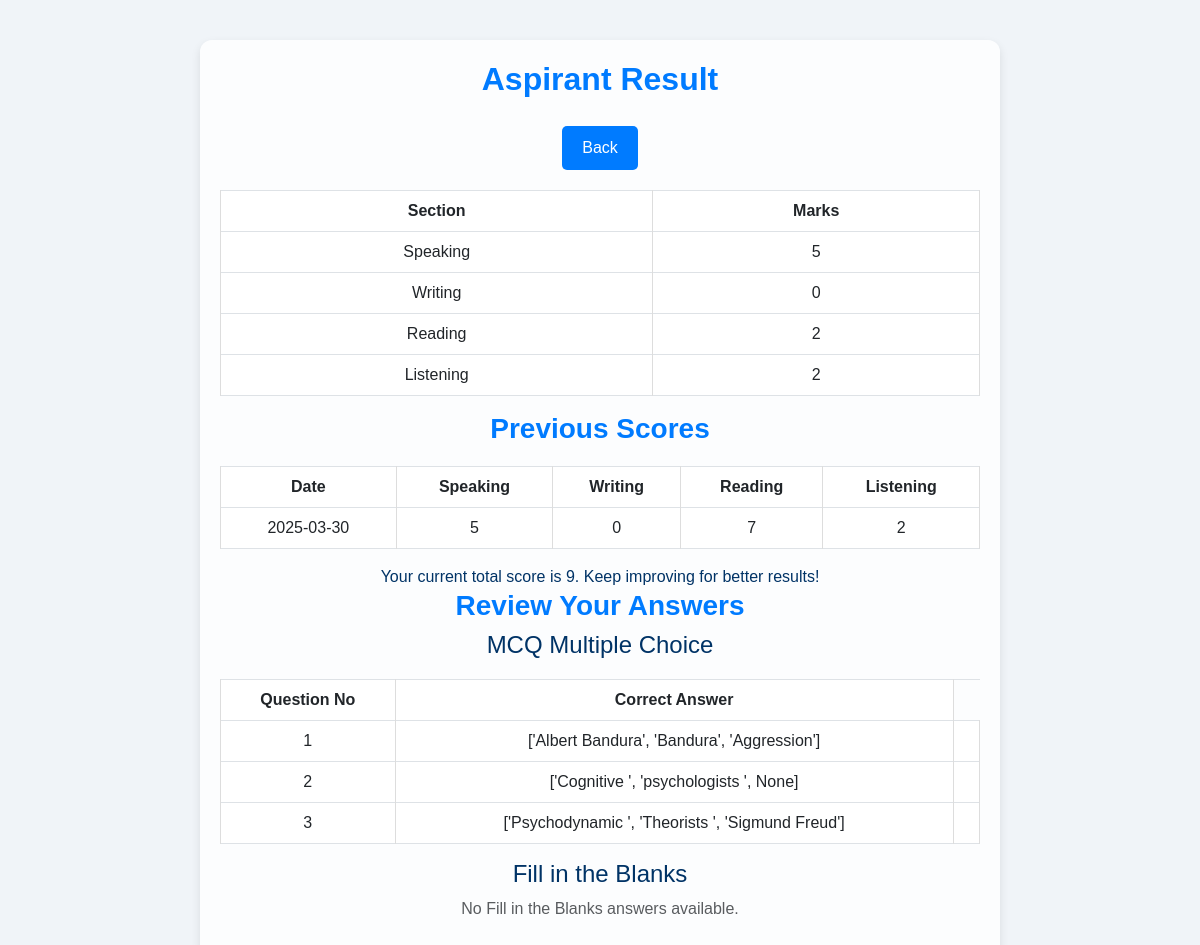
Screenshot of /aspirant/aspirant_result/ (signed in) with the database file from the repository.
### aspirant/models.py (models this page shows, shortened)
class Final_Result(models.Model):
    speaking = models.IntegerField(null=True, blank=True, default=0)
    writing = models.IntegerField(null=True, blank=True, default=0)
    reading = models.IntegerField(null=True, blank=True, default=0)
    listening = models.IntegerField(null=True, blank=True, default=0)
    student = models.ForeignKey(User, on_delete=models.CASCADE, related_name="results")

class ResultHistory(models.Model):
    student = models.ForeignKey(User, on_delete=models.CASCADE) # Track user
    writing = models.IntegerField()
    reading = models.IntegerField()
    speaking = models.IntegerField()
    listening = models.IntegerField()
    attempted_on = models.DateTimeField(auto_now_add=True) # Store attempt time

### aspirant/views.py (the view, shortened to what this page needs)
# urls.py: path('aspirant_result/', aspirant_result, name='aspirant_result'),
@login_required(login_url='aspirant_login')
def aspirant_result(request):
    user = request.user  # Calculate latest marks (same as before)
    listening_fill_marks = sum(listening.mark for listening in ListeningFillBlanksSubmit.objects.filter(student=user))
    listening_mcq_marks = sum(listening.mark for listening in ListeningMCQSingleSubmit.objects.filter(student=user))
    listening_summary_marks = sum(
        listening.mark for listening in ListeningCorrectSummarySubmit.objects.filter(student=user))
    total_listening_marks = listening_fill_marks + listening_mcq_marks + listening_summary_marks
    speaking_loud = sum(read.mark for read in Read_aloud_submit.objects.filter(student=user))
    speaking_short = sum(read.mark for read in Short_answer_submit.objects.filter(student=user))
    total_speaking = speaking_short + speaking_loud
    total_writing = sum(write.mark for write in SummarizePassageSubmit.objects.filter(student=user))
    reading_single = ReadingTestResult.objects.filter(student=user).first()
    reading_single_mark = reading_single.mark if reading_single and reading_single.mark is not None else 0
    reading_multiple = sum(read.mark for read in MCQMultipleSubmit.objects.filter(student=user))
    total_reading = reading_single_mark + reading_multiple  # Fix applied here ✅
    grand_total = total_writing + total_reading + total_speaking + total_listening_marks
    mcq_multiple_answers = MCQMultipleSubmit.objects.filter(student=user)
    fill_blank_answers = ListeningFillBlanksSubmit.objects.filter(student=user)
    mcq_multiple_data = [
        {
            "user_answer": [
                answer.Summarize_question.answer1,
                answer.Summarize_question.answer2,
                answer.Summarize_question.answer3
            ],
        }
        for answer in mcq_multiple_answers
    ]
    fill_blank_data = [
        {
            "user_answer": answer.mark,  # You stored marks as a score
            "correct_answer": answer.question_blank.answers,  # Correct answers stored in JSONField
        }
        for answer in fill_blank_answers
    ]
    existing_final = Final_Result.objects.filter(student=user).first()
    marks_changed = False
    if existing_final:
        marks_changed = (
            existing_final.writing != total_writing or
            existing_final.reading != total_reading or
            existing_final.speaking != total_speaking or
            existing_final.listening != total_listening_marks
        )
    final, created = Final_Result.objects.update_or_create(
        student=user,
        defaults={
            "writing": total_writing,
            "reading": total_reading,
            "speaking": total_speaking,
            "listening": total_listening_marks,
            "total": grand_total,
        }
    )
    previous_results = ResultHistory.objects.filter(student=user).order_by('-attempted_on')[:1]
    return render(request, "aspirant_result.html", {
        "aspirant_mark": final,
        "previous_results": previous_results,
        "mcq_multiple_data": mcq_multiple_data,
        "fill_blank_data": fill_blank_data,
    })

### aspirant/templates/aspirant_result.html (shortened to what this page needs)
<!DOCTYPE html>
<html lang="en">
<head>
    <link href="https://cdn.jsdelivr.net/npm/bootstrap@5.3.0/dist/css/bootstrap.min.css" rel="stylesheet">
</head>
<body>
    <div class="container">
        <h2>Aspirant Result</h2>
        <button class="back-button" onclick="history.back()">Back</button>
        <table class="table table-bordered">
            <thead>
                <tr>
                    <th>Section</th>
                    <th>Marks</th>
                </tr>
            </thead>
            <tbody>
                <tr><td>Speaking</td><td>{{ aspirant_mark.speaking }}</td></tr>
                <tr><td>Writing</td><td>{{ aspirant_mark.writing }}</td></tr>
                <tr><td>Reading</td><td>{{ aspirant_mark.reading }}</td></tr>
                <tr><td>Listening</td><td>{{ aspirant_mark.listening }}</td></tr>
            </tbody>
        </table>
        <h3>Previous Scores</h3>
        {% if previous_results %}
        <table class="table table-bordered">
            <thead>
                <tr>
                    <th>Date</th>
                    <th>Speaking</th>
                    <th>Writing</th>
                    <th>Reading</th>
                    <th>Listening</th>
                </tr>
            </thead>
            <tbody id="previous-scores-table">
                {% for result in previous_results %}
                <tr>
                    <td>{{ result.attempted_on|date:"Y-m-d" }}</td>
                    <td>{{ result.speaking }}</td>
                    <td>{{ result.writing }}</td>
                    <td>{{ result.reading }}</td>
                    <td>{{ result.listening }}</td>
                </tr>
                {% endfor %}
            </tbody>
        </table>
        {% else %}
           <p class="text-center text-muted">No previous results available.</p>
        {% endif %}
        <div class="score-box",style="background-color:--glass-color;">
            Your current total score is {{ aspirant_mark.total }}. Keep improving for better results!
            <h3>Review Your Answers</h3>
        <h4>MCQ Multiple Choice</h4>
        {% if mcq_multiple_data %}
        <table class="table table-bordered">
            <thead>
                <tr>
                    <th>Question No</th>
                    <th>Correct Answer</th>
                </tr>
            </thead>
            <tbody>
                {% for answer in mcq_multiple_data %}
                <tr>
                    <td>{{ forloop.counter }}</td>
                    <td>{{ answer.user_answer }}</td>
                    <td>
                    </td>
                </tr>
                {% endfor %}
            </tbody>
        </table>
        {% else %}
        <p class="text-center text-muted">No MCQ Multiple Choice answers available.</p>
        {% endif %}
        <h4>Fill in the Blanks</h4>
        {% if fill_blank_data %}
        <table class="table table-bordered">
            <thead>
                <tr>
                    <th>Question No</th>
                   <th>No of Answers Correct</th>
                    <th>Correct Answer</th>
                </tr>
            </thead>
            <tbody>
                {% for answer in fill_blank_data %}
                <tr>
                    <td>{{ forloop.counter }}</td>
                    <td>{{ answer.user_answer }}</td>
                    <td>
                             <br>
                    <small class="text-success"> {{ answer.correct_answer }}</small>
                    </td>
                </tr>
                {% endfor %}
            </tbody>
        </table>
        {% else %}
        <p class="text-center text-muted">No Fill in the Blanks answers available.</p>
        {% endif %}
        </div>
    </div>
</body>
</html>

### aspirant/templates/aspirant_result.html (style rules this page uses)
:root { --background: #F0F4F8; --color: #003366; --primary-color: #007BFF; --glass-color: rgba(255, 255, 255, 0.8); --hover-color: #0056b3; }
body { font-family: 'Arial', sans-serif; background: var(--background); color: var(--color); text-align: center; margin: 0; padding: 0; }
.container { max-width: 800px; margin: 40px auto; padding: 20px; background: var(--glass-color); backdrop-filter: blur(10px); border-radius: 12px; box-shadow: 0 4px 10px rgba(0, 0, 0, 0.1); animation: fadeIn 1s ease-in-out; }
h2, h3 { font-weight: bold; color: var(--primary-color); }
table { width: 100%; border-collapse: collapse; margin-top: 20px; }
th, td { padding: 12px; border: 1px solid #ddd; text-align: center; }
th { background: var(--primary-color); color: white; }
.back-button { margin-top: 20px; padding: 10px 20px; background: var(--primary-color); color: white; border: none; border-radius: 5px; font-size: 16px; transition: 0.3s; }

### rows the page displays
Final_Result: speaking "5", writing "0", reading "2", listening "2", total "9"
ResultHistory: attempted_on "2025-03-30", speaking "5", writing "0", reading "7", listening "2"

### other values shown
{{ answer.user_answer }} "['Albert Bandura', 'Bandura', 'Aggression']" "['Cognitive ', 'psychologists ', None]" "['Psychodynamic ', 'Theorists ', 'Sigmund Freud']"
